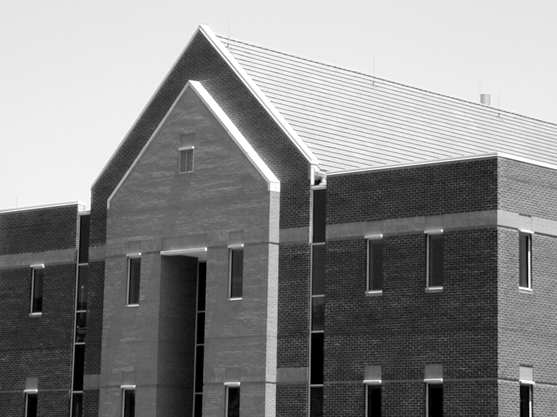
%> input picture 7. Hough Lab/house.png, 557 x 417 px
$ octave H4_House.m   (GNU Octave 9; MATLAB toolbox functions it lacks are replaced by stand-ins)
%> lines starting %> are read from the running program, lines starting %| are printed output that depends on the picture
% Create a new section
close all; clearvars; clc;

% Load image house.png
originalImage = imread('house.png');
%> originalImage is the input picture: size 417x557 uint8; min 0, max 255, mean 133.3

% Convert to grayscale if the image is in RGB format
if size(originalImage, 3) == 3
    grayImage = rgb2gray(originalImage);
else
    grayImage = originalImage;
end

% Adjust the standard deviation of Canny filter for edge detection
edgesImage = edge(grayImage, 'Canny', [], 1.5);
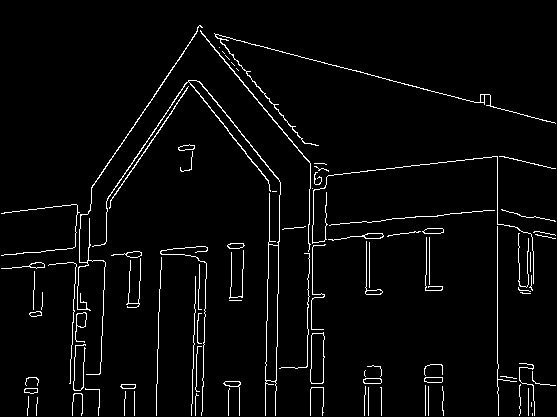
%> edgesImage: size 417x557 logical; 3.4% white in thin lines or dots

% Perform the Hough transform for the edge image
[H, theta, rho] = hough(edgesImage);
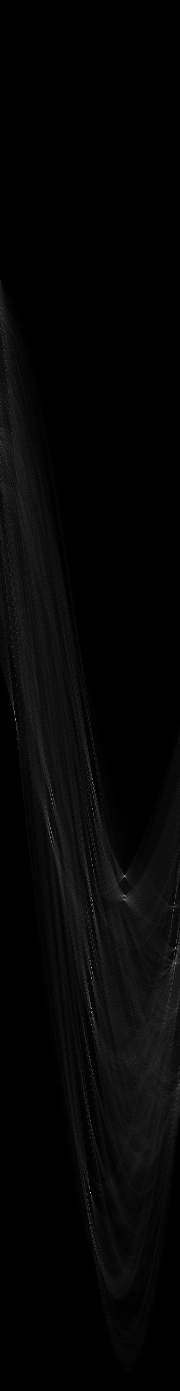
%> H: size 1391x180 double; min 0, max 229, mean 5.6
%> theta = 180 values from -90 to 89; rho = 1391 values from -695 to 695

% Display results in a single figure with subplots
figure('Name', 'Hough Transform Results for house.png');
colormap(gray);

% Original image
subplot(1, 3, 1);
imshow(originalImage);
title('Original Image');
axis on;

% Edges with houghlines superimposed
subplot(1, 3, 2);
imshow(originalImage);
title('Edges with Houghlines');
axis on;
hold on;

% Find and display lines in the image using houghlines
peaks = houghpeaks(H, 8, 'NHoodSize', [19, 19]);
%> peaks = [1193 91; 720 16; 968 92; 948 176; 1013 92; 877 125; 829 51; 900 125]
lines = houghlines(edgesImage, theta, rho, peaks);
%> lines = 9 lines; longest, point1 to point2 (x, y): (198, 29) to (547, 122), (498, 157) to (498, 394), (92, 189) to (202, 27), (198, 29) to (311, 164), (107, 208) to (193, 81), (312, 319) to (312, 369)
for k = 1:length(lines)
    xy = [lines(k).point1; lines(k).point2];
    plot(xy(:, 1), xy(:, 2), 'LineWidth', 2, 'Color', 'g');
end
%> this loop made 9 passes
%> xy on passes 1 to 9: [498 157; 498 394], [198 29; 547 122], [266 376; 266 416], [267 322; 267 366], [312 319; 312 369], [314 205; 314 247], [92 189; 202 27], [198 29; 311 164], [107 208; 193 81]
hold off;

% Edges
subplot(1, 3, 3);
imshow(edgesImage);
title('Edges');
axis on;
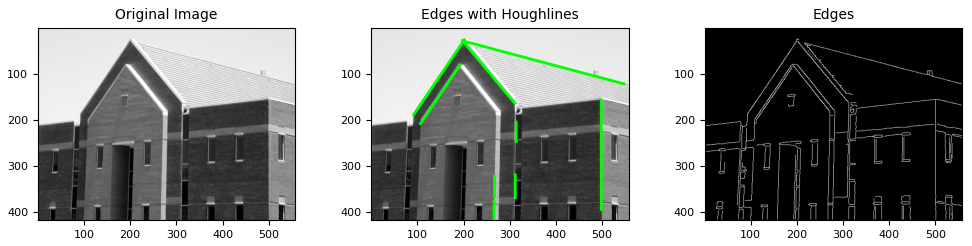
%> figure redrawn from the program's plot data, 3 panels

% Hough space with maxima marked
figure('Name', 'Hough Space with Maxima');
imshow(imadjust(mat2gray(H)), 'XData', theta, 'YData', rho, 'InitialMagnification', 'fit');
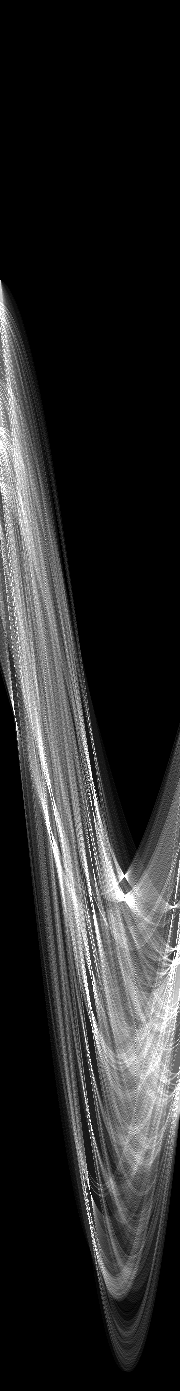
%> displayed picture: size 1391x180, on the screen's scale of 0 to 255; min 0, max 255, mean 41.7
title('Hough Space with Maxima');
xlabel('Theta (degrees)');
ylabel('Rho');
axis on;
axis normal;
hold on;
plot(theta(peaks(:, 2)), rho(peaks(:, 1)), 'o', 'MarkerSize', 10, 'MarkerEdgeColor', 'r', 'LineWidth', 2);
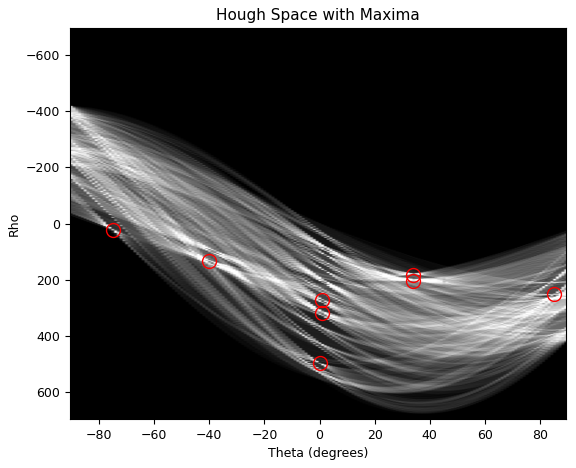
%> figure redrawn from the program's plot data
hold off;
